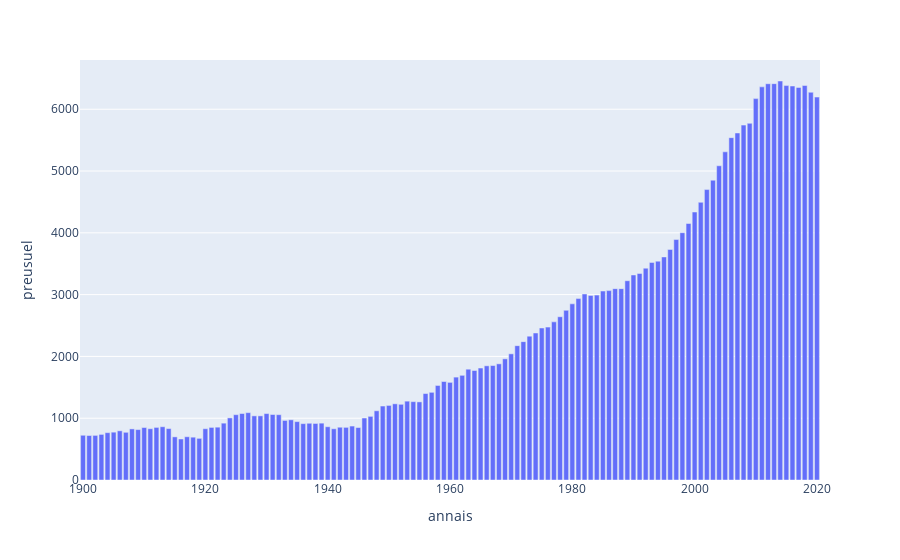

The notebook cell saved with this chart:
### Code cell
df_total_prenoms_annees = df_nat[df_nat.sexe == 1].groupby('annais').agg({'preusuel' : 'count'})
display(df_total_prenoms_annees.tail())
px.bar(df_total_prenoms_annees, y='preusuel')
